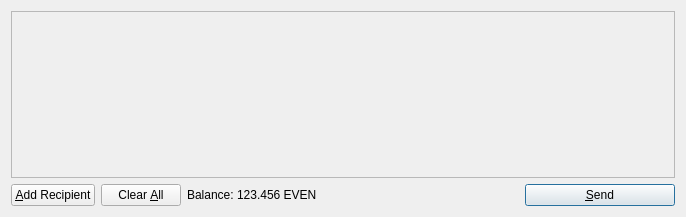
<?xml version="1.0" encoding="UTF-8"?>
<ui version="4.0">
 <class>SendCoinsDialog</class>
 <widget class="QDialog" name="SendCoinsDialog">
  <property name="geometry">
   <rect>
    <x>0</x>
    <y>0</y>
    <width>686</width>
    <height>217</height>
   </rect>
  </property>
  <property name="windowTitle">
   <string>Send Coins</string>
  </property>
  <layout class="QVBoxLayout" name="verticalLayout">
   <item>
    <widget class="QScrollArea" name="scrollArea">
     <property name="widgetResizable">
      <bool>true</bool>
     </property>
     <widget class="QWidget" name="scrollAreaWidgetContents">
      <property name="geometry">
       <rect>
        <x>0</x>
        <y>0</y>
        <width>666</width>
        <height>165</height>
       </rect>
      </property>
      <layout class="QVBoxLayout" name="verticalLayout_2">
       <property name="margin">
        <number>0</number>
       </property>
       <item>
        <layout class="QVBoxLayout" name="entries">
         <property name="spacing">
          <number>6</number>
         </property>
        </layout>
       </item>
       <item>
        <spacer name="verticalSpacer">
         <property name="orientation">
          <enum>Qt::Vertical</enum>
         </property>
         <property name="sizeHint" stdset="0">
          <size>
           <width>20</width>
           <height>40</height>
          </size>
         </property>
        </spacer>
       </item>
      </layout>
     </widget>
    </widget>
   </item>
   <item>
    <layout class="QHBoxLayout" name="horizontalLayout">
     <item>
      <widget class="QPushButton" name="addButton">
       <property name="toolTip">
        <string>Send to multiple recipients at once</string>
       </property>
       <property name="text">
        <string>&amp;Add Recipient</string>
       </property>
       <property name="icon">
        <iconset resource="../bitcoin.qrc">
         <normaloff>:/icons/add</normaloff>:/icons/add</iconset>
       </property>
       <property name="autoDefault">
        <bool>false</bool>
       </property>
      </widget>
     </item>
     <item>
      <widget class="QPushButton" name="clearButton">
       <property name="sizePolicy">
        <sizepolicy hsizetype="Minimum" vsizetype="Fixed">
         <horstretch>0</horstretch>
         <verstretch>0</verstretch>
        </sizepolicy>
       </property>
       <property name="toolTip">
        <string>Remove all transaction fields</string>
       </property>
       <property name="text">
        <string>Clear &amp;All</string>
       </property>
       <property name="icon">
        <iconset resource="../bitcoin.qrc">
         <normaloff>:/icons/remove</normaloff>:/icons/remove</iconset>
       </property>
       <property name="autoRepeatDelay">
        <number>300</number>
       </property>
       <property name="autoDefault">
        <bool>false</bool>
       </property>
      </widget>
     </item>
     <item>
      <layout class="QHBoxLayout" name="horizontalLayout_2">
       <property name="spacing">
        <number>3</number>
       </property>
       <item>
        <widget class="QLabel" name="label">
         <property name="text">
          <string>Balance:</string>
         </property>
        </widget>
       </item>
       <item>
        <widget class="QLabel" name="labelBalance">
         <property name="cursor">
          <cursorShape>IBeamCursor</cursorShape>
         </property>
         <property name="text">
          <string>123.456 EVEN</string>
         </property>
         <property name="textInteractionFlags">
          <set>Qt::LinksAccessibleByMouse|Qt::TextSelectableByKeyboard|Qt::TextSelectableByMouse</set>
         </property>
        </widget>
       </item>
      </layout>
     </item>
     <item>
      <spacer name="horizontalSpacer">
       <property name="orientation">
        <enum>Qt::Horizontal</enum>
       </property>
       <property name="sizeHint" stdset="0">
        <size>
         <width>40</width>
         <height>20</height>
        </size>
       </property>
      </spacer>
     </item>
     <item>
      <widget class="QPushButton" name="sendButton">
       <property name="minimumSize">
        <size>
         <width>150</width>
         <height>0</height>
        </size>
       </property>
       <property name="toolTip">
        <string>Confirm the send action</string>
       </property>
       <property name="text">
        <string>&amp;Send</string>
       </property>
       <property name="icon">
        <iconset resource="../bitcoin.qrc">
         <normaloff>:/icons/send</normaloff>:/icons/send</iconset>
       </property>
       <property name="default">
        <bool>true</bool>
       </property>
      </widget>
     </item>
    </layout>
   </item>
  </layout>
 </widget>
 <resources>
  <include location="../bitcoin.qrc"/>
 </resources>
 <connections/>
</ui>
